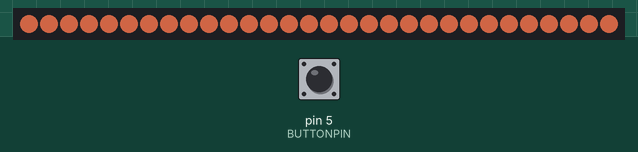
The sketch below on a simulated Arduino Uno, built with avr-gcc and run on an emulated ATmega328P. Shown: 30 RGB LEDs in strip order, left to right. The inputs (shaded band) are chosen by the test bench; at power-on: pin 5 (BUTTONPIN) LOW. Dim RGB values are drawn brighter than linear.

Above: at 2.4 s.
2.5 s: pin 5 (BUTTONPIN) pulled HIGH for 1 s
At 3.42 s:
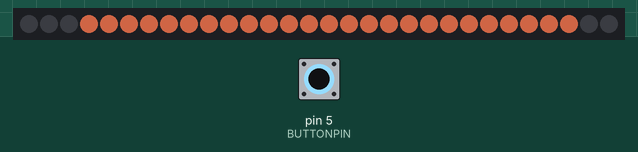
5.0 s: pin 5 (BUTTONPIN) pulled HIGH for 3.2 s
At 6.05 s:
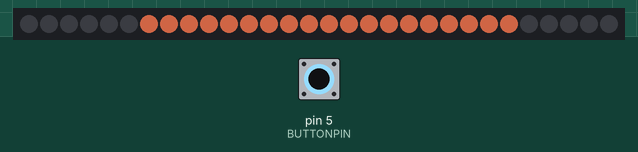

Measured:
- after the input at 2.5 s, the LEDs: first change after 0.81 s (image 1 shows a later state)
- after the input at 5.0 s, the LEDs: first change after 0.79 s (image 2 shows a later state)

The sketch:

Desk_Lights.ino
```cpp
#include <Adafruit_NeoPixel.h>
#ifdef __AVR__
  #include <avr/power.h>
#endif

#define LEDPIN 6
#define BUTTONPIN 5

#define NUM_LEDS 30

#define BRIGHTNESS 100

#define orange strip.Color(200, 46, 0, 100)

int buttonState = 0;

Adafruit_NeoPixel strip = Adafruit_NeoPixel(NUM_LEDS, LEDPIN, NEO_GRBW + NEO_KHZ800);

void setup() {
  strip.setBrightness(BRIGHTNESS);
  strip.begin();
  pinMode(BUTTONPIN, INPUT);
}

void loop() {
  buttonState = readbutton(buttonState);
  if (buttonState == 0) {
    colorWipe(strip.Color(0,0,0,0));
  }
  else {
    colorWipe(orange);
  }
}

int readbutton(int buttonState) {
  if (digitalRead(BUTTONPIN) == HIGH) {
    if (buttonState == 0) {
      return 1;
    }
    else {
      return 0;
    }
  }
}

void colorWipe(uint32_t color) {
  for(int i = 0; i <= strip.numPixels() / 2; i++) {
      strip.setPixelColor(i, color);
      strip.setPixelColor(strip.numPixels() - i, color);
      strip.show();
      delay(50);
  }
}
```
